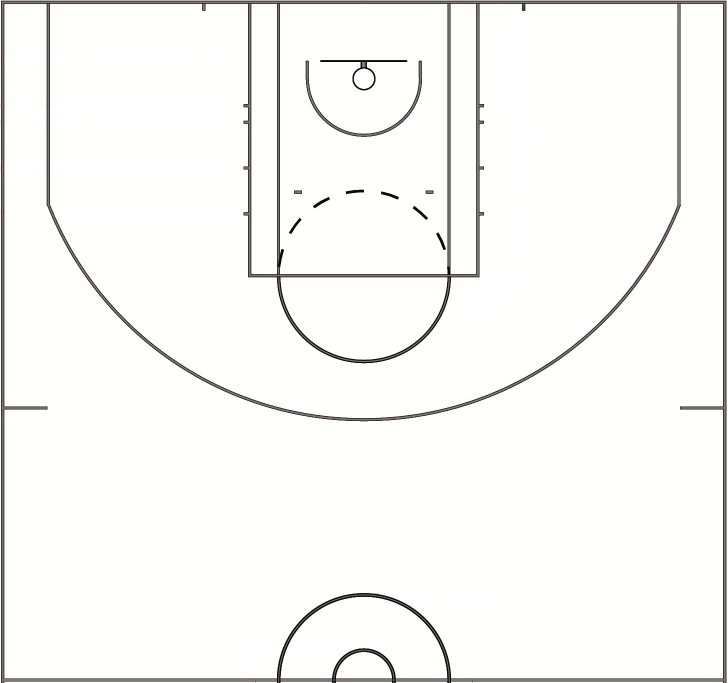
#> input picture pngs/nba-basketball-court.jpg, 1455 x 1365 px, found by its file name (shown at 1/2 size)
$ python sixLocationsPlot.py   (older library calls are emulated)
#> lines starting #> are read from the running program, lines starting #| are printed output that depends on the picture
import matplotlib.pyplot as plt
from scipy.misc import imread
from matplotlib.patches import Circle, Arc
import math
# Author ~ WileTheCoyote

# Intialize figure and axes objects of plot
fig, ax = plt.subplots()

# jpg of bball court
jpgCourt = ('nba-basketball-court.jpg')

# variable for background image of court jpg
court = imread(jpgCourt)
#> court is the input picture: shape (1365, 1455, 3); mean R, G, B 247.3, 247.1, 245.1

# plot background and set x and y limts of background
plt.imshow(court, extent=[-25.5, 25.4, -42.25, 5.43])

# variable for line thickness
lweight = 3

# plot straight lines for shot regions
plt.plot([-25, -25], [4.75, -9.25], 'r--', lw=lweight)
plt.plot([25, 25], [4.75, -9.25], 'r--', lw=lweight)
plt.plot([-22, -22], [4.75, -9.25], 'r--', lw=lweight)
plt.plot([22, 22], [4.75, -9.25], 'r--', lw=lweight)
plt.plot([-22, -25], [-8.9, -8.9], 'r--', lw=lweight)
plt.plot([22, 25], [-8.9, -8.9], 'r--', lw=lweight)
plt.plot([-8, -8], [-14, 4.75], 'r--', lw=lweight)
plt.plot([8, 8], [-14, 4.75], 'r--', lw=lweight)
plt.plot([-8, 8], [-14, -14], 'r--', lw=lweight)

# plot lines that point from legend text boxes to specific region
plt.plot([-20, -1.7], [-27.78,-1.4], 'k--', lw=1.4)
plt.plot([22, 23], [-27.78,-2], 'k--', lw=1.4)
plt.plot([16, 15], [-29.78,-16.5], 'k--', lw=1.4)
plt.plot([-13.7, 0], [-29.78,-12], 'k--', lw=1.4)
plt.plot([-8.4, 9], [-31.78,-15.5], 'k--', lw=1.4)
plt.plot([9.2, 8], [-31.78,-24], 'k--', lw=1.4)


# create arcs that create shot regions
arc1 = Arc((0, 0), 8, 8, theta1=0, theta2=180, color='r',
           linestyle='dashed', lw=lweight)
arc2 = Arc((0, 0), 8, 8, theta1=180, theta2=0, color='r',
           linestyle='dashed', lw=lweight)
arc3 = Arc((0, 0), 41, 41, theta1=160, theta2=20, color='r',
           linestyle='dashed', lw=lweight)
arc4 = Arc((0, 0), 47.6, 47.6, theta1=202, theta2=-22, color='red',
           linestyle='dashed', lw=lweight)
arc5 = Arc((0, 0), 53, 53, theta1=200, theta2=-20, color='r',
           linestyle='dashed', lw=lweight)

# hoop
hoop = plt.Circle((0, 0), .85, facecolor='none', edgecolor ='black')

# plot legend text
ax.text(-23, -29,'Restricted = < 4ft' , style='oblique',
         bbox={'facecolor':'r', 'alpha':0.5, 'pad':10}, size=6.6)

ax.text(-23, -31,'Non Restricted = In paint and > 4ft' , style='oblique',
        bbox={'facecolor':'r', 'alpha':0.5, 'pad':10}, size=6.6)
ax.text(-23, -33.1,'Mid Range Two = Two and <= 20.75ft' , style='oblique',
        bbox={'facecolor':'red', 'alpha':0.5, 'pad':10}, size=6.6)

ax.text(19.2, -29,'Corner 3pt' , style='oblique',
        bbox={'facecolor':'r', 'alpha':0.5, 'pad':10}, size=6.6)

ax.text(11.45, -31,'Deep Two = Two and > 20.75ft' , style='oblique',
        bbox={'facecolor':'r', 'alpha':0.5, 'pad':10}, size=6.6)
ax.text(8.6, -33.1,'Top Three = Top Three and <= 29.75ft' , style='oblique',
        bbox={'facecolor':'r', 'alpha':0.5, 'pad':10}, size=6.6)

# remove all ticks and tick labels
ax.tick_params(
                axis='both',
                which='both',
                left ='off',
                right ='off',
                bottom='off',
                top='off',
                labelleft='off',
                labelright='off',
                labelbottom='off')

# plot title
plt.suptitle('Six Shot Locations', fontsize=30, style='oblique')

# plot arcs for regions we have already created
ax.add_patch(arc1)
ax.add_patch(arc2)
ax.add_patch(arc3)
ax.add_patch(arc4)
ax.add_patch(arc5)
ax.add_patch(hoop)

# set x and y limits of plot
plt.xlim(-25.1, 25.1)
plt.ylim(-35, 4.75)

# save off finished figure
plt.savefig('sixLocs.png')
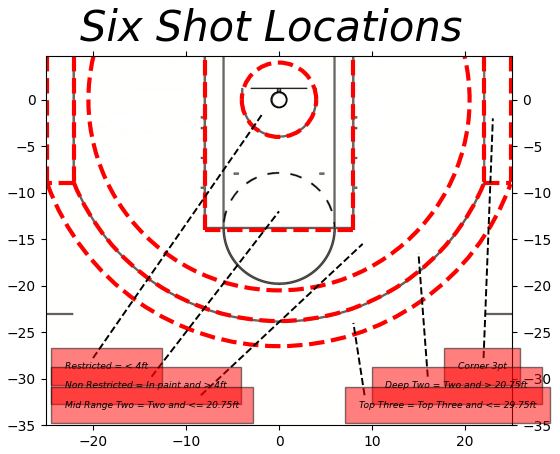
#> figure drawn by matplotlib, 1 panel

$ run again, with pngs/Three_Courts.png saved as pngs/nba-basketball-court.jpg
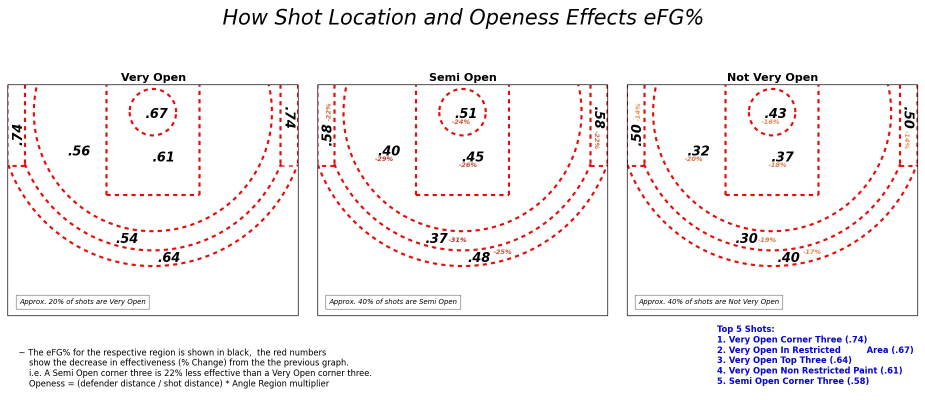
#> input picture pngs/Three_Courts.png, 1850 x 800 px, found by its file name (shown at 1/2 size)
#> court is the input picture: shape (800, 1850, 3); mean R, G, B 245.9, 242.5, 243.5
#> `plt.savefig('sixLocs.png')`:
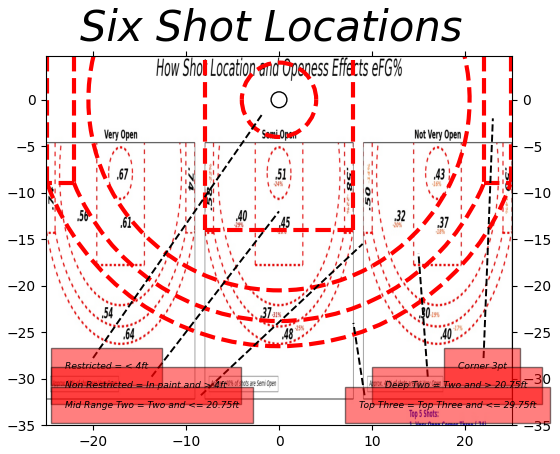
#> figure drawn by matplotlib, 1 panel

$ run again, with pngs/factorAnglesReg.png saved as pngs/nba-basketball-court.jpg
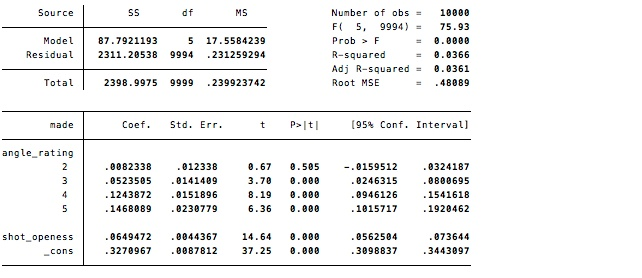
#> input picture pngs/factorAnglesReg.png, 642 x 278 px, found by its file name
#> court is the input picture: shape (278, 642, 3); mean R, G, B 241.4, 241.7, 241.5
#> `plt.savefig('sixLocs.png')`:
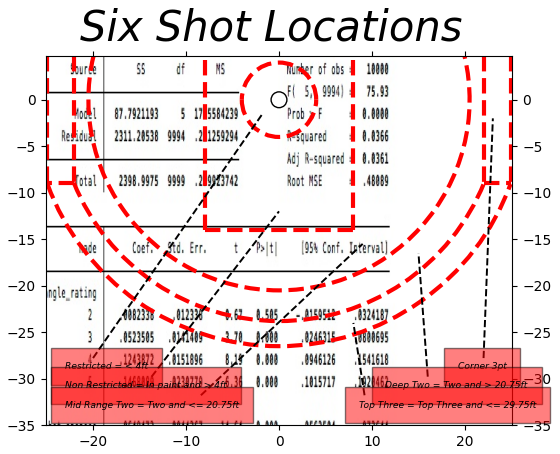
#> figure drawn by matplotlib, 1 panel

$ run again, with pngs/olsMainReg.png saved as pngs/nba-basketball-court.jpg
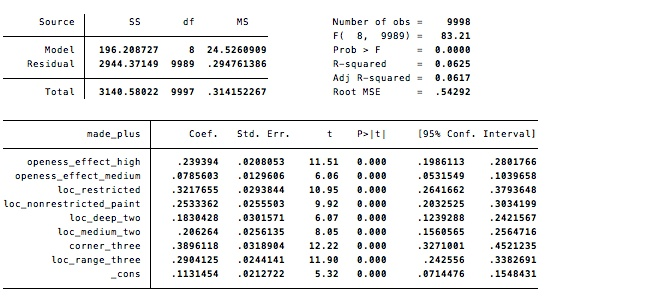
#> input picture pngs/olsMainReg.png, 656 x 308 px, found by its file name
#> court is the input picture: shape (308, 656, 3); mean R, G, B 239, 239.3, 239.2
#> `plt.savefig('sixLocs.png')`:
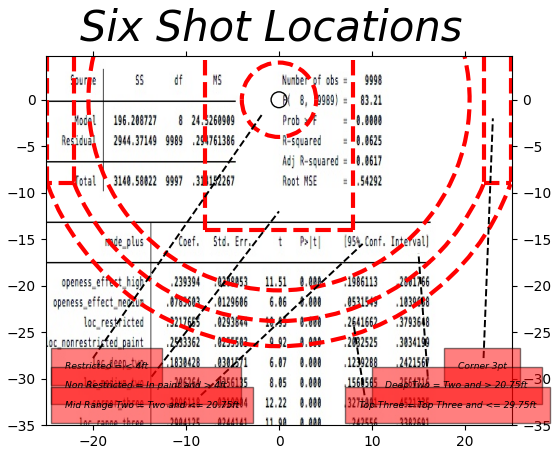
#> figure drawn by matplotlib, 1 panel
